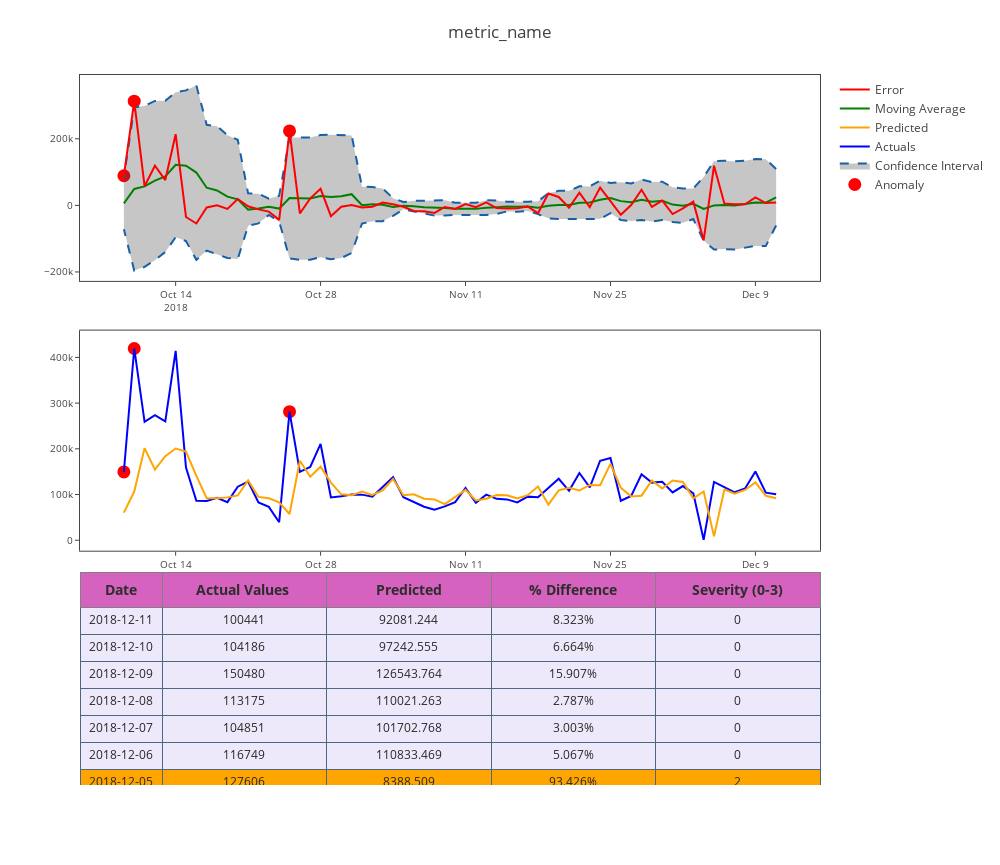

Notebook code for this chart:
### Markdown cell above
Call the plot function and visualize the results.

### Code cell
plot_anomaly(classify_df.iloc[:-6,:],"metric_name")
